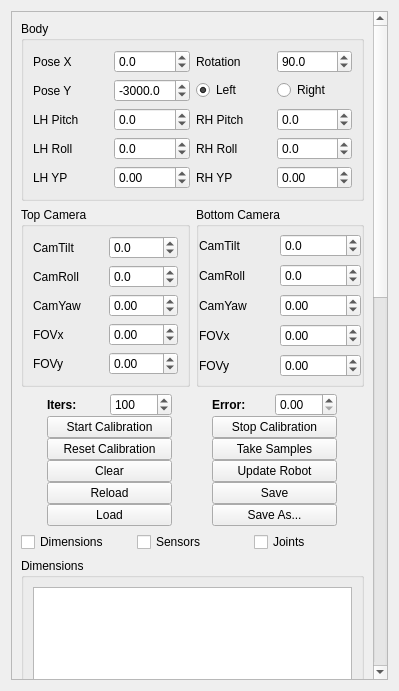
<?xml version="1.0" encoding="UTF-8"?>
<ui version="4.0">
 <class>UTExtrinsicCalibrationWidget</class>
 <widget class="QWidget" name="UTExtrinsicCalibrationWidget">
  <property name="geometry">
   <rect>
    <x>0</x>
    <y>0</y>
    <width>399</width>
    <height>691</height>
   </rect>
  </property>
  <property name="windowTitle">
   <string>ExtrinsicCalibrationWidget</string>
  </property>
  <layout class="QGridLayout" name="gridLayout_5">
   <item row="1" column="0">
    <widget class="QScrollArea" name="scrollArea">
     <property name="horizontalScrollBarPolicy">
      <enum>Qt::ScrollBarAlwaysOff</enum>
     </property>
     <property name="widgetResizable">
      <bool>true</bool>
     </property>
     <widget class="QWidget" name="scrollAreaWidgetContents">
      <property name="geometry">
       <rect>
        <x>0</x>
        <y>0</y>
        <width>363</width>
        <height>1637</height>
       </rect>
      </property>
      <layout class="QGridLayout" name="gridLayout_6">
       <item row="0" column="0" colspan="2">
        <widget class="QGroupBox" name="groupBox_2">
         <property name="title">
          <string>Body</string>
         </property>
         <property name="border" stdset="0">
          <string>1px solid #000</string>
         </property>
         <layout class="QGridLayout" name="gridLayout_3">
          <item row="0" column="3">
           <widget class="QDoubleSpinBox" name="poseTheta">
            <property name="decimals">
             <number>1</number>
            </property>
            <property name="minimum">
             <double>-180.000000000000000</double>
            </property>
            <property name="maximum">
             <double>180.000000000000000</double>
            </property>
            <property name="singleStep">
             <double>1.000000000000000</double>
            </property>
            <property name="value">
             <double>90.000000000000000</double>
            </property>
           </widget>
          </item>
          <item row="0" column="2">
           <widget class="QLabel" name="label_5">
            <property name="text">
             <string>Rotation</string>
            </property>
           </widget>
          </item>
          <item row="1" column="1">
           <widget class="QDoubleSpinBox" name="poseY">
            <property name="decimals">
             <number>1</number>
            </property>
            <property name="minimum">
             <double>-5000.000000000000000</double>
            </property>
            <property name="maximum">
             <double>5000.000000000000000</double>
            </property>
            <property name="singleStep">
             <double>10.000000000000000</double>
            </property>
            <property name="value">
             <double>-3000.000000000000000</double>
            </property>
           </widget>
          </item>
          <item row="0" column="1">
           <widget class="QDoubleSpinBox" name="poseX">
            <property name="decimals">
             <number>1</number>
            </property>
            <property name="minimum">
             <double>-5000.000000000000000</double>
            </property>
            <property name="maximum">
             <double>5000.000000000000000</double>
            </property>
            <property name="singleStep">
             <double>10.000000000000000</double>
            </property>
            <property name="value">
             <double>0.000000000000000</double>
            </property>
           </widget>
          </item>
          <item row="0" column="0">
           <widget class="QLabel" name="label">
            <property name="text">
             <string>Pose X</string>
            </property>
           </widget>
          </item>
          <item row="1" column="3">
           <widget class="QRadioButton" name="rdoRight">
            <property name="text">
             <string>Right</string>
            </property>
            <property name="checked">
             <bool>false</bool>
            </property>
           </widget>
          </item>
          <item row="1" column="2">
           <widget class="QRadioButton" name="rdoLeft">
            <property name="text">
             <string>Left</string>
            </property>
            <property name="checked">
             <bool>true</bool>
            </property>
           </widget>
          </item>
          <item row="1" column="0">
           <widget class="QLabel" name="label_2">
            <property name="text">
             <string>Pose Y</string>
            </property>
           </widget>
          </item>
          <item row="3" column="0">
           <widget class="QLabel" name="label_8">
            <property name="text">
             <string>LH Pitch</string>
            </property>
           </widget>
          </item>
          <item row="4" column="0">
           <widget class="QLabel" name="label_9">
            <property name="text">
             <string>LH Roll</string>
            </property>
           </widget>
          </item>
          <item row="7" column="0">
           <widget class="QLabel" name="label_10">
            <property name="text">
             <string>LH YP</string>
            </property>
           </widget>
          </item>
          <item row="7" column="1">
           <widget class="QDoubleSpinBox" name="lhYP">
            <property name="minimum">
             <double>-100.000000000000000</double>
            </property>
            <property name="maximum">
             <double>100.000000000000000</double>
            </property>
            <property name="singleStep">
             <double>0.100000000000000</double>
            </property>
           </widget>
          </item>
          <item row="4" column="1">
           <widget class="QDoubleSpinBox" name="lhRoll">
            <property name="decimals">
             <number>1</number>
            </property>
            <property name="minimum">
             <double>-100.000000000000000</double>
            </property>
            <property name="maximum">
             <double>100.000000000000000</double>
            </property>
            <property name="singleStep">
             <double>0.100000000000000</double>
            </property>
           </widget>
          </item>
          <item row="3" column="1">
           <widget class="QDoubleSpinBox" name="lhPitch">
            <property name="decimals">
             <number>1</number>
            </property>
            <property name="minimum">
             <double>-100.000000000000000</double>
            </property>
            <property name="maximum">
             <double>100.000000000000000</double>
            </property>
            <property name="singleStep">
             <double>0.100000000000000</double>
            </property>
           </widget>
          </item>
          <item row="7" column="3">
           <widget class="QDoubleSpinBox" name="rhYP">
            <property name="minimum">
             <double>-100.000000000000000</double>
            </property>
            <property name="maximum">
             <double>100.000000000000000</double>
            </property>
            <property name="singleStep">
             <double>0.100000000000000</double>
            </property>
           </widget>
          </item>
          <item row="3" column="3">
           <widget class="QDoubleSpinBox" name="rhPitch">
            <property name="decimals">
             <number>1</number>
            </property>
            <property name="minimum">
             <double>-100.000000000000000</double>
            </property>
            <property name="maximum">
             <double>100.000000000000000</double>
            </property>
            <property name="singleStep">
             <double>0.100000000000000</double>
            </property>
           </widget>
          </item>
          <item row="7" column="2">
           <widget class="QLabel" name="label_11">
            <property name="text">
             <string>RH YP</string>
            </property>
           </widget>
          </item>
          <item row="4" column="3">
           <widget class="QDoubleSpinBox" name="rhRoll">
            <property name="decimals">
             <number>1</number>
            </property>
            <property name="minimum">
             <double>-100.000000000000000</double>
            </property>
            <property name="maximum">
             <double>100.000000000000000</double>
            </property>
            <property name="singleStep">
             <double>0.100000000000000</double>
            </property>
           </widget>
          </item>
          <item row="4" column="2">
           <widget class="QLabel" name="label_7">
            <property name="text">
             <string>RH Roll</string>
            </property>
           </widget>
          </item>
          <item row="3" column="2">
           <widget class="QLabel" name="label_6">
            <property name="text">
             <string>RH Pitch</string>
            </property>
           </widget>
          </item>
         </layout>
        </widget>
       </item>
       <item row="1" column="0">
        <widget class="QGroupBox" name="groupBox_6">
         <property name="title">
          <string>Top Camera</string>
         </property>
         <layout class="QGridLayout" name="gridLayout">
          <item row="0" column="0">
           <widget class="QLabel" name="topCamTiltLabel">
            <property name="text">
             <string>CamTilt</string>
            </property>
           </widget>
          </item>
          <item row="0" column="1">
           <widget class="QDoubleSpinBox" name="topTilt">
            <property name="decimals">
             <number>1</number>
            </property>
            <property name="minimum">
             <double>-90.000000000000000</double>
            </property>
            <property name="maximum">
             <double>90.000000000000000</double>
            </property>
            <property name="singleStep">
             <double>0.100000000000000</double>
            </property>
            <property name="value">
             <double>0.000000000000000</double>
            </property>
           </widget>
          </item>
          <item row="1" column="0">
           <widget class="QLabel" name="topCamRollLabel">
            <property name="text">
             <string>CamRoll</string>
            </property>
           </widget>
          </item>
          <item row="1" column="1">
           <widget class="QDoubleSpinBox" name="topRoll">
            <property name="decimals">
             <number>1</number>
            </property>
            <property name="minimum">
             <double>-90.000000000000000</double>
            </property>
            <property name="maximum">
             <double>90.000000000000000</double>
            </property>
            <property name="singleStep">
             <double>0.100000000000000</double>
            </property>
            <property name="value">
             <double>0.000000000000000</double>
            </property>
           </widget>
          </item>
          <item row="2" column="0">
           <widget class="QLabel" name="label_12">
            <property name="text">
             <string>CamYaw</string>
            </property>
           </widget>
          </item>
          <item row="2" column="1">
           <widget class="QDoubleSpinBox" name="topYaw">
            <property name="minimum">
             <double>-30.000000000000000</double>
            </property>
            <property name="maximum">
             <double>30.000000000000000</double>
            </property>
            <property name="singleStep">
             <double>0.100000000000000</double>
            </property>
           </widget>
          </item>
          <item row="3" column="0">
           <widget class="QLabel" name="label_13">
            <property name="text">
             <string>FOVx</string>
            </property>
           </widget>
          </item>
          <item row="3" column="1">
           <widget class="QDoubleSpinBox" name="topFOVx">
            <property name="minimum">
             <double>-10.000000000000000</double>
            </property>
            <property name="maximum">
             <double>10.000000000000000</double>
            </property>
            <property name="singleStep">
             <double>0.100000000000000</double>
            </property>
            <property name="value">
             <double>0.000000000000000</double>
            </property>
           </widget>
          </item>
          <item row="4" column="0">
           <widget class="QLabel" name="label_14">
            <property name="text">
             <string>FOVy</string>
            </property>
           </widget>
          </item>
          <item row="4" column="1">
           <widget class="QDoubleSpinBox" name="topFOVy">
            <property name="minimum">
             <double>-10.000000000000000</double>
            </property>
            <property name="maximum">
             <double>10.000000000000000</double>
            </property>
            <property name="singleStep">
             <double>0.100000000000000</double>
            </property>
            <property name="value">
             <double>0.000000000000000</double>
            </property>
           </widget>
          </item>
         </layout>
        </widget>
       </item>
       <item row="1" column="1">
        <widget class="QGroupBox" name="groupBox">
         <property name="title">
          <string>Bottom Camera</string>
         </property>
         <property name="border" stdset="0">
          <string>1px solid #000</string>
         </property>
         <layout class="QGridLayout" name="gridLayout_2">
          <property name="margin">
           <number>0</number>
          </property>
          <property name="spacing">
           <number>0</number>
          </property>
          <item row="2" column="1">
           <widget class="QDoubleSpinBox" name="bottomYaw">
            <property name="minimum">
             <double>-30.000000000000000</double>
            </property>
            <property name="maximum">
             <double>30.000000000000000</double>
            </property>
            <property name="singleStep">
             <double>0.100000000000000</double>
            </property>
           </widget>
          </item>
          <item row="3" column="0">
           <widget class="QLabel" name="label_15">
            <property name="text">
             <string>FOVx</string>
            </property>
           </widget>
          </item>
          <item row="2" column="0">
           <widget class="QLabel" name="label_17">
            <property name="text">
             <string>CamYaw</string>
            </property>
           </widget>
          </item>
          <item row="0" column="1">
           <widget class="QDoubleSpinBox" name="bottomTilt">
            <property name="decimals">
             <number>1</number>
            </property>
            <property name="minimum">
             <double>-10.000000000000000</double>
            </property>
            <property name="maximum">
             <double>10.000000000000000</double>
            </property>
            <property name="singleStep">
             <double>0.100000000000000</double>
            </property>
            <property name="value">
             <double>0.000000000000000</double>
            </property>
           </widget>
          </item>
          <item row="0" column="0">
           <widget class="QLabel" name="botCamTiltLabel">
            <property name="text">
             <string>CamTilt</string>
            </property>
           </widget>
          </item>
          <item row="3" column="1">
           <widget class="QDoubleSpinBox" name="bottomFOVx">
            <property name="minimum">
             <double>-10.000000000000000</double>
            </property>
            <property name="maximum">
             <double>10.000000000000000</double>
            </property>
            <property name="singleStep">
             <double>0.100000000000000</double>
            </property>
            <property name="value">
             <double>0.000000000000000</double>
            </property>
           </widget>
          </item>
          <item row="4" column="0">
           <widget class="QLabel" name="label_16">
            <property name="text">
             <string>FOVy</string>
            </property>
           </widget>
          </item>
          <item row="4" column="1">
           <widget class="QDoubleSpinBox" name="bottomFOVy">
            <property name="minimum">
             <double>-10.000000000000000</double>
            </property>
            <property name="maximum">
             <double>10.000000000000000</double>
            </property>
            <property name="singleStep">
             <double>0.100000000000000</double>
            </property>
            <property name="value">
             <double>0.000000000000000</double>
            </property>
           </widget>
          </item>
          <item row="1" column="0">
           <widget class="QLabel" name="botCamRollLabel">
            <property name="text">
             <string>CamRoll</string>
            </property>
           </widget>
          </item>
          <item row="1" column="1">
           <widget class="QDoubleSpinBox" name="bottomRoll">
            <property name="decimals">
             <number>1</number>
            </property>
            <property name="minimum">
             <double>-90.000000000000000</double>
            </property>
            <property name="maximum">
             <double>90.000000000000000</double>
            </property>
            <property name="singleStep">
             <double>0.100000000000000</double>
            </property>
            <property name="value">
             <double>0.000000000000000</double>
            </property>
           </widget>
          </item>
         </layout>
        </widget>
       </item>
       <item row="2" column="0" colspan="2">
        <layout class="QHBoxLayout" name="horizontalLayout_4">
         <property name="topMargin">
          <number>0</number>
         </property>
         <item>
          <layout class="QGridLayout" name="gridLayout_7" rowstretch="0,0,1,0,0,0,0,0,0,0,0,0,0">
           <property name="horizontalSpacing">
            <number>40</number>
           </property>
           <property name="verticalSpacing">
            <number>0</number>
           </property>
           <item row="10" column="1">
            <widget class="QPushButton" name="getButton">
             <property name="maximumSize">
              <size>
               <width>125</width>
               <height>25</height>
              </size>
             </property>
             <property name="text">
              <string>Reload</string>
             </property>
            </widget>
           </item>
           <item row="8" column="1">
            <widget class="QPushButton" name="clearButton">
             <property name="maximumSize">
              <size>
               <width>125</width>
               <height>25</height>
              </size>
             </property>
             <property name="text">
              <string>Clear</string>
             </property>
            </widget>
           </item>
           <item row="7" column="1">
            <widget class="QPushButton" name="resetButton">
             <property name="sizePolicy">
              <sizepolicy hsizetype="Minimum" vsizetype="Fixed">
               <horstretch>1</horstretch>
               <verstretch>0</verstretch>
              </sizepolicy>
             </property>
             <property name="maximumSize">
              <size>
               <width>125</width>
               <height>16777215</height>
              </size>
             </property>
             <property name="text">
              <string>Reset Calibration</string>
             </property>
            </widget>
           </item>
           <item row="12" column="1">
            <widget class="QPushButton" name="loadButton">
             <property name="maximumSize">
              <size>
               <width>125</width>
               <height>25</height>
              </size>
             </property>
             <property name="text">
              <string>Load</string>
             </property>
            </widget>
           </item>
           <item row="4" column="2">
            <layout class="QHBoxLayout" name="horizontalLayout">
             <item>
              <widget class="QLabel" name="label_3">
               <property name="font">
                <font>
                 <weight>75</weight>
                 <bold>true</bold>
                </font>
               </property>
               <property name="text">
                <string>Error:</string>
               </property>
               <property name="margin">
                <number>0</number>
               </property>
              </widget>
             </item>
             <item>
              <widget class="QDoubleSpinBox" name="error">
               <property name="decimals">
                <number>2</number>
               </property>
              </widget>
             </item>
            </layout>
           </item>
           <item row="4" column="1">
            <layout class="QHBoxLayout" name="horizontalLayout_2">
             <item>
              <widget class="QLabel" name="label_4">
               <property name="font">
                <font>
                 <weight>75</weight>
                 <bold>true</bold>
                </font>
               </property>
               <property name="text">
                <string>Iters:</string>
               </property>
               <property name="margin">
                <number>2</number>
               </property>
              </widget>
             </item>
             <item>
              <widget class="QSpinBox" name="iterations">
               <property name="maximum">
                <number>10000</number>
               </property>
               <property name="value">
                <number>100</number>
               </property>
              </widget>
             </item>
            </layout>
           </item>
           <item row="5" column="1">
            <widget class="QPushButton" name="startButton">
             <property name="text">
              <string>Start Calibration</string>
             </property>
            </widget>
           </item>
           <item row="5" column="2">
            <widget class="QPushButton" name="stopButton">
             <property name="text">
              <string>Stop Calibration</string>
             </property>
            </widget>
           </item>
           <item row="12" column="2">
            <widget class="QPushButton" name="saveAsButton">
             <property name="maximumSize">
              <size>
               <width>125</width>
               <height>25</height>
              </size>
             </property>
             <property name="text">
              <string>Save As...</string>
             </property>
            </widget>
           </item>
           <item row="10" column="2">
            <widget class="QPushButton" name="saveButton">
             <property name="maximumSize">
              <size>
               <width>125</width>
               <height>25</height>
              </size>
             </property>
             <property name="text">
              <string>Save</string>
             </property>
            </widget>
           </item>
           <item row="8" column="2">
            <widget class="QPushButton" name="updateButton">
             <property name="maximumSize">
              <size>
               <width>125</width>
               <height>25</height>
              </size>
             </property>
             <property name="text">
              <string>Update Robot</string>
             </property>
            </widget>
           </item>
           <item row="7" column="2">
            <widget class="QPushButton" name="samplesButton">
             <property name="text">
              <string>Take Samples</string>
             </property>
            </widget>
           </item>
          </layout>
         </item>
        </layout>
       </item>
       <item row="3" column="0" colspan="2">
        <layout class="QHBoxLayout" name="horizontalLayout_3">
         <item>
          <widget class="QCheckBox" name="dimensionCheck">
           <property name="text">
            <string>Dimensions</string>
           </property>
          </widget>
         </item>
         <item>
          <widget class="QCheckBox" name="sensorCheck">
           <property name="text">
            <string>Sensors</string>
           </property>
          </widget>
         </item>
         <item>
          <widget class="QCheckBox" name="jointCheck">
           <property name="text">
            <string>Joints</string>
           </property>
          </widget>
         </item>
        </layout>
       </item>
       <item row="4" column="0" colspan="2">
        <widget class="QGroupBox" name="dimensionBox">
         <property name="minimumSize">
          <size>
           <width>0</width>
           <height>300</height>
          </size>
         </property>
         <property name="title">
          <string>Dimensions</string>
         </property>
         <layout class="QGridLayout" name="gridLayout_10">
          <item row="1" column="0">
           <widget class="QListWidget" name="dimensionList"/>
          </item>
         </layout>
        </widget>
       </item>
       <item row="5" column="0" colspan="2">
        <widget class="QGroupBox" name="sensorBox">
         <property name="minimumSize">
          <size>
           <width>0</width>
           <height>300</height>
          </size>
         </property>
         <property name="title">
          <string>Sensors</string>
         </property>
         <layout class="QGridLayout" name="gridLayout_8">
          <item row="0" column="0">
           <widget class="QListWidget" name="sensorList"/>
          </item>
         </layout>
        </widget>
       </item>
       <item row="6" column="0" colspan="2">
        <widget class="QGroupBox" name="jointBox">
         <property name="minimumSize">
          <size>
           <width>0</width>
           <height>300</height>
          </size>
         </property>
         <property name="title">
          <string>Joints</string>
         </property>
         <layout class="QGridLayout" name="gridLayout_9">
          <item row="0" column="0">
           <widget class="QListWidget" name="jointList"/>
          </item>
         </layout>
        </widget>
       </item>
       <item row="7" column="0" colspan="2">
        <widget class="QGroupBox" name="groupBox_3">
         <property name="title">
          <string>Samples</string>
         </property>
         <layout class="QGridLayout" name="gridLayout_4">
          <property name="leftMargin">
           <number>0</number>
          </property>
          <property name="topMargin">
           <number>5</number>
          </property>
          <property name="rightMargin">
           <number>8</number>
          </property>
          <property name="bottomMargin">
           <number>0</number>
          </property>
          <property name="spacing">
           <number>0</number>
          </property>
          <item row="1" column="0">
           <widget class="QListWidget" name="samplesList"/>
          </item>
         </layout>
        </widget>
       </item>
      </layout>
     </widget>
    </widget>
   </item>
  </layout>
 </widget>
 <tabstops>
  <tabstop>poseX</tabstop>
  <tabstop>poseTheta</tabstop>
  <tabstop>poseY</tabstop>
  <tabstop>rdoLeft</tabstop>
  <tabstop>rdoRight</tabstop>
  <tabstop>lhPitch</tabstop>
  <tabstop>lhRoll</tabstop>
  <tabstop>lhYP</tabstop>
  <tabstop>rhPitch</tabstop>
  <tabstop>rhRoll</tabstop>
  <tabstop>rhYP</tabstop>
  <tabstop>topTilt</tabstop>
  <tabstop>topRoll</tabstop>
  <tabstop>topYaw</tabstop>
  <tabstop>topFOVx</tabstop>
  <tabstop>topFOVy</tabstop>
  <tabstop>bottomTilt</tabstop>
  <tabstop>bottomRoll</tabstop>
  <tabstop>bottomYaw</tabstop>
  <tabstop>bottomFOVx</tabstop>
  <tabstop>bottomFOVy</tabstop>
  <tabstop>dimensionList</tabstop>
  <tabstop>sensorList</tabstop>
  <tabstop>jointList</tabstop>
  <tabstop>samplesList</tabstop>
  <tabstop>iterations</tabstop>
  <tabstop>error</tabstop>
  <tabstop>resetButton</tabstop>
  <tabstop>clearButton</tabstop>
  <tabstop>getButton</tabstop>
  <tabstop>loadButton</tabstop>
  <tabstop>scrollArea</tabstop>
 </tabstops>
 <resources/>
 <connections/>
</ui>
